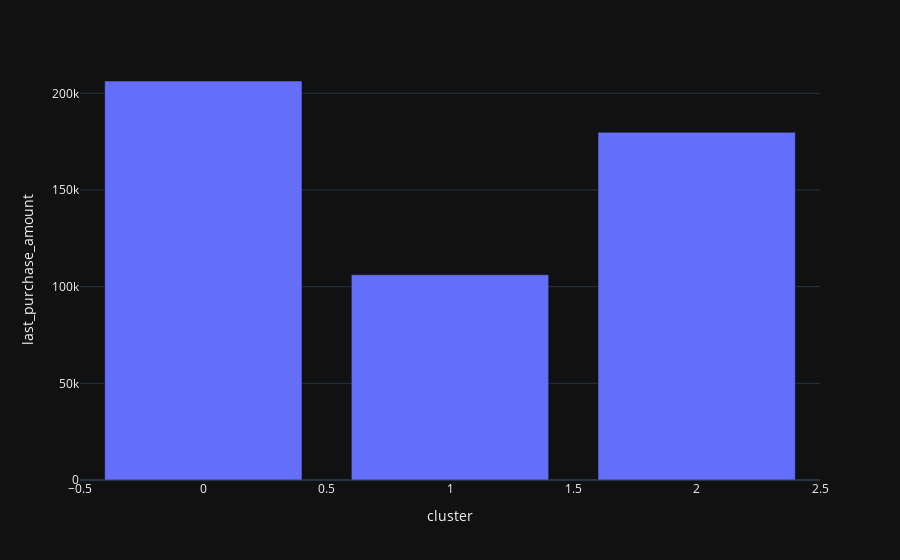
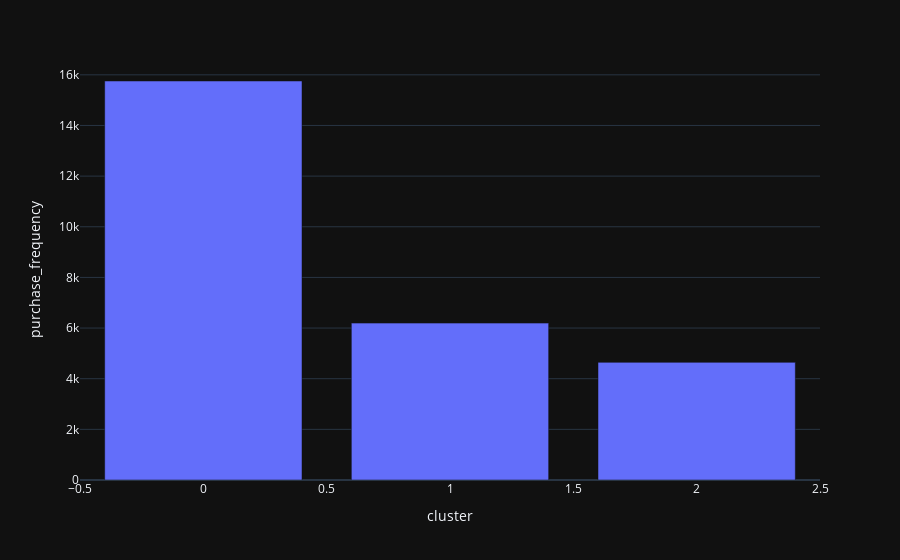

Notebook code for these charts, in order:
### Code cell
data = df.groupby('cluster', observed=True)[['last_purchase_amount', 'purchase_frequency']].sum()

for col in data.columns:
    x = data.index
    y = data[col]
    fig = px.bar(data, x=x, y=y)
    fig.show()

### Figure 1 — Plotly figure (JSON) as saved in the notebook; plotly's stock layout.template omitted (floating-point values rounded to 4 significant figures)
{"data": [{"alignmentgroup": "True", "hovertemplate": "cluster=%{x}<br>last_purchase_amount=%{y}<extra></extra>", "legendgroup": "", "marker": {"color": "#636efa", "pattern": {"shape": ""}}, "name": "", "offsetgroup": "", "orientation": "v", "showlegend": false, "textposition": "auto", "type": "bar", "x": [0, 1, 2], "xaxis": "x", "y": [206400.0, 106200.0, 179800.0], "yaxis": "y"}], "layout": {"barmode": "relative", "legend": {"tracegroupgap": 0}, "margin": {"t": 60}, "xaxis": {"anchor": "y", "domain": [0, 1], "title": {"text": "cluster"}}, "yaxis": {"anchor": "x", "domain": [0, 1], "title": {"text": "last_purchase_amount"}}}}

### Figure 2 — Plotly figure (JSON) as saved in the notebook; plotly's stock layout.template omitted (floating-point values rounded to 4 significant figures)
{"data": [{"alignmentgroup": "True", "hovertemplate": "cluster=%{x}<br>purchase_frequency=%{y}<extra></extra>", "legendgroup": "", "marker": {"color": "#636efa", "pattern": {"shape": ""}}, "name": "", "offsetgroup": "", "orientation": "v", "showlegend": false, "textposition": "auto", "type": "bar", "x": [0, 1, 2], "xaxis": "x", "y": [15756, 6195, 4645], "yaxis": "y"}], "layout": {"barmode": "relative", "legend": {"tracegroupgap": 0}, "margin": {"t": 60}, "xaxis": {"anchor": "y", "domain": [0, 1], "title": {"text": "cluster"}}, "yaxis": {"anchor": "x", "domain": [0, 1], "title": {"text": "purchase_frequency"}}}}
